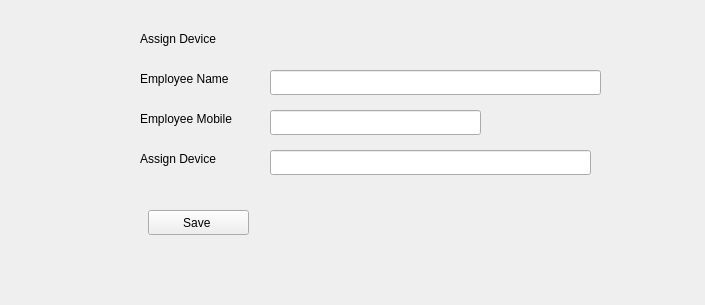
<?xml version="1.0" encoding="UTF-8"?>
<ui version="4.0">
 <class>assignDevice</class>
 <widget class="QWidget" name="assignDevice">
  <property name="geometry">
   <rect>
    <x>0</x>
    <y>0</y>
    <width>705</width>
    <height>305</height>
   </rect>
  </property>
  <property name="windowTitle">
   <string>Form</string>
  </property>
  <widget class="QLabel" name="label">
   <property name="geometry">
    <rect>
     <x>140</x>
     <y>30</y>
     <width>121</width>
     <height>17</height>
    </rect>
   </property>
   <property name="text">
    <string>Assign Device</string>
   </property>
  </widget>
  <widget class="QLabel" name="label_2">
   <property name="geometry">
    <rect>
     <x>140</x>
     <y>70</y>
     <width>121</width>
     <height>17</height>
    </rect>
   </property>
   <property name="text">
    <string>Employee Name</string>
   </property>
  </widget>
  <widget class="QLineEdit" name="lineEdit">
   <property name="geometry">
    <rect>
     <x>270</x>
     <y>70</y>
     <width>331</width>
     <height>25</height>
    </rect>
   </property>
  </widget>
  <widget class="QLabel" name="label_3">
   <property name="geometry">
    <rect>
     <x>140</x>
     <y>110</y>
     <width>121</width>
     <height>17</height>
    </rect>
   </property>
   <property name="text">
    <string>Employee Mobile</string>
   </property>
  </widget>
  <widget class="QLineEdit" name="lineEdit_2">
   <property name="geometry">
    <rect>
     <x>270</x>
     <y>110</y>
     <width>211</width>
     <height>25</height>
    </rect>
   </property>
  </widget>
  <widget class="QLabel" name="label_4">
   <property name="geometry">
    <rect>
     <x>140</x>
     <y>150</y>
     <width>111</width>
     <height>17</height>
    </rect>
   </property>
   <property name="text">
    <string>Assign Device </string>
   </property>
  </widget>
  <widget class="QLineEdit" name="lineEdit_3">
   <property name="geometry">
    <rect>
     <x>270</x>
     <y>150</y>
     <width>321</width>
     <height>25</height>
    </rect>
   </property>
  </widget>
  <widget class="QPushButton" name="pushButton">
   <property name="geometry">
    <rect>
     <x>148</x>
     <y>210</y>
     <width>101</width>
     <height>25</height>
    </rect>
   </property>
   <property name="text">
    <string>Save </string>
   </property>
  </widget>
 </widget>
 <resources/>
 <connections/>
</ui>
